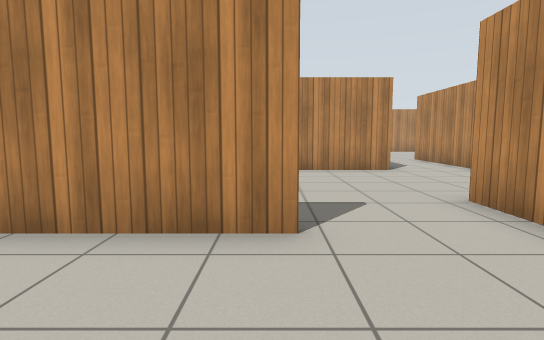
[1] (above)

22 first-person views from a walk through a Gazebo world. The camera is 0.94 m above the floor, tilts 6° down and sees 80° across. The floor is counted in squares, 1 m on a side. Each view is taken from the middle of a square. On the plan, view 1 faces up. The plan holds only what a view shows up to about 12 squares ahead; the rest is blank. Simple patterns stand in for the simulator's built-in surfaces.

[2]
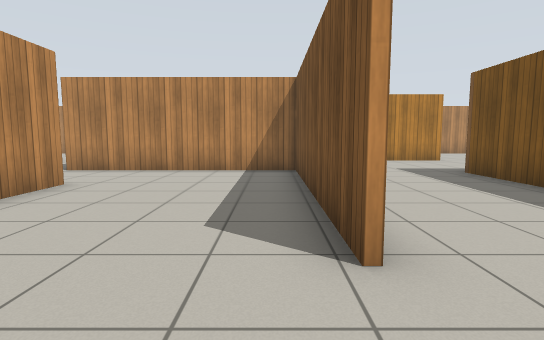

[3]
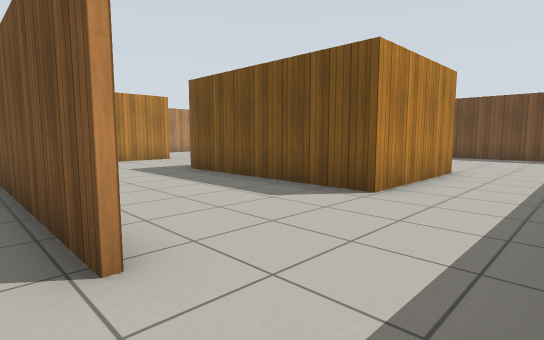

[4]
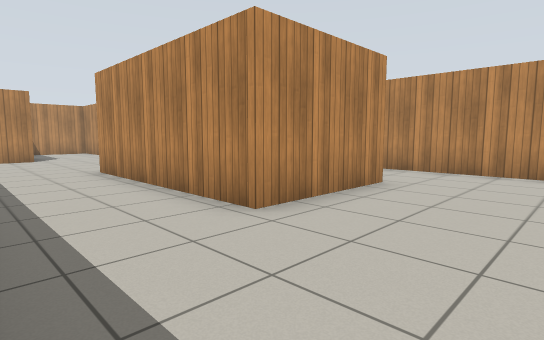

[5]
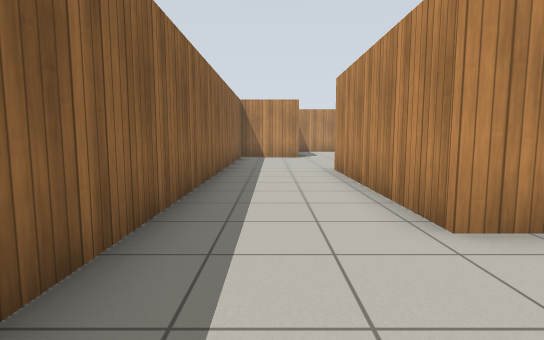

[6]
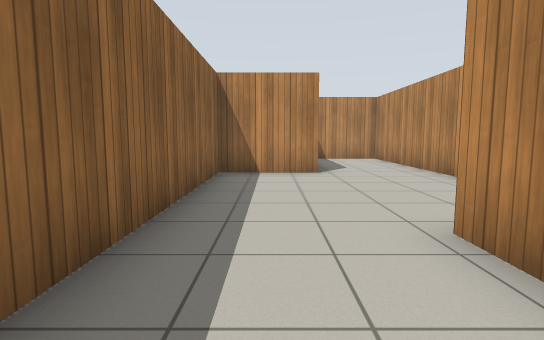

[7]
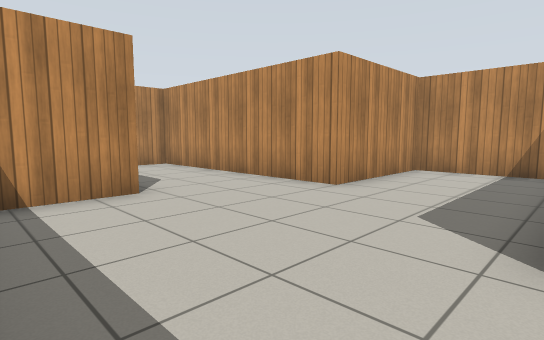

[8]
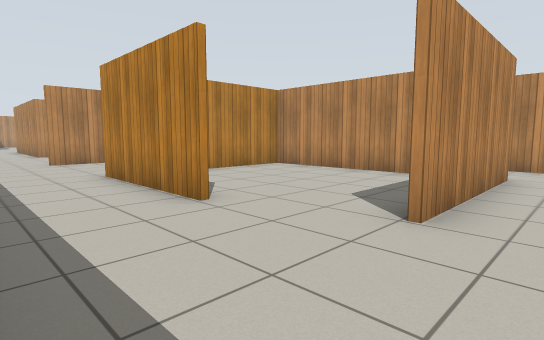

[9]
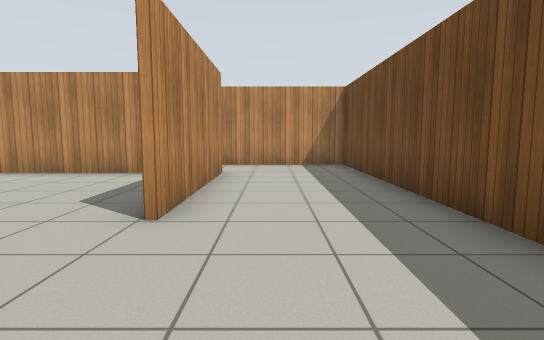

[10]
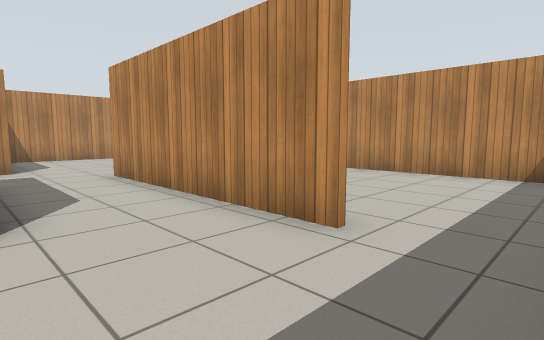

[11]
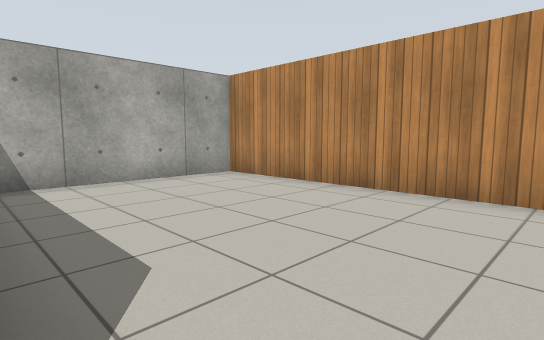

[12]
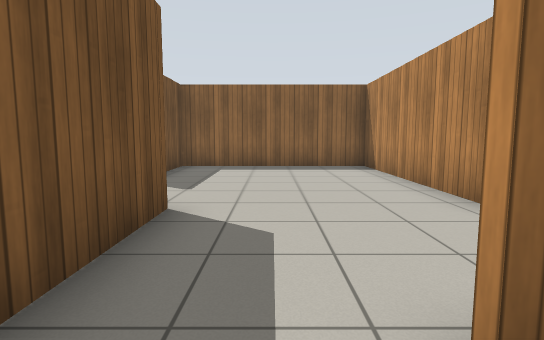

[13]
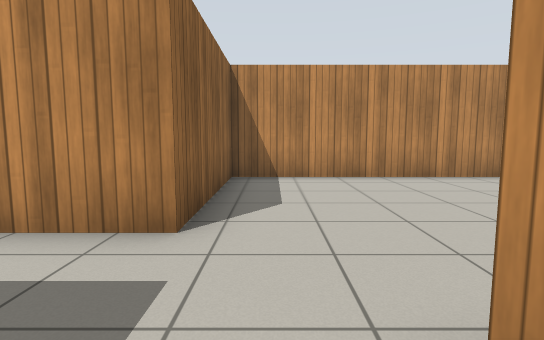

[14]
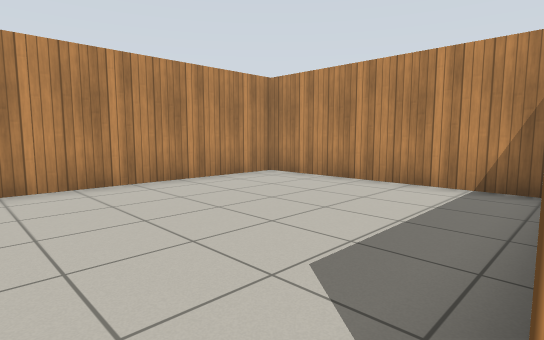

[15]
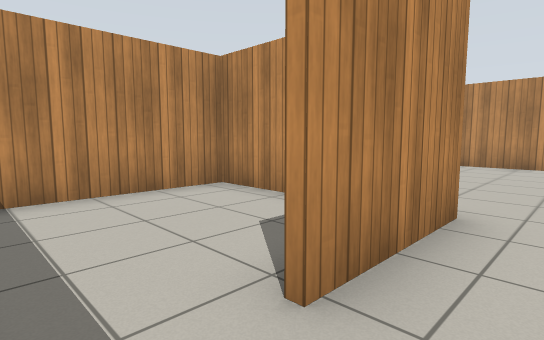

[16]
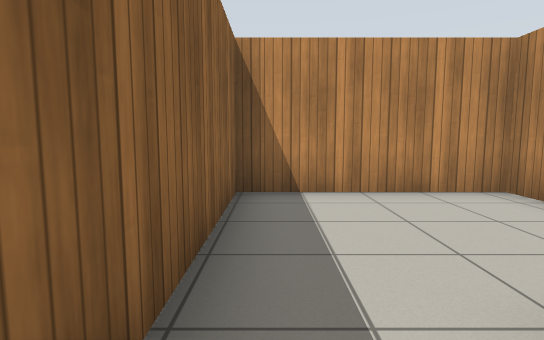

[17]
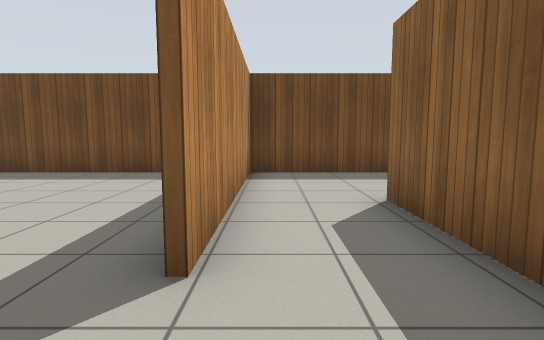

[18]
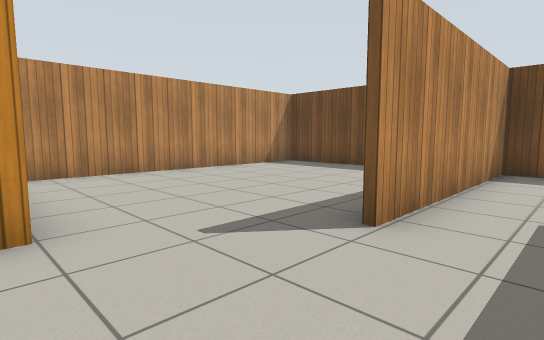

[19]
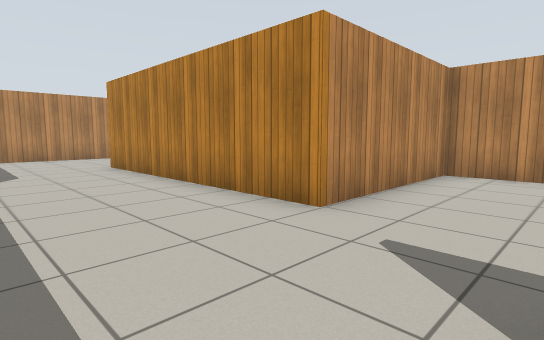

[20]
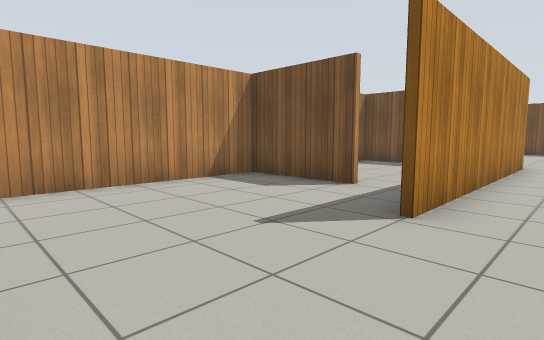

[21]
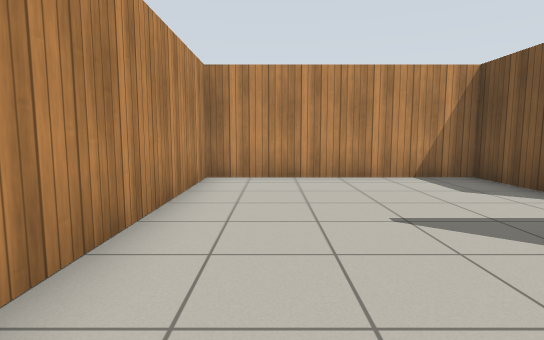

[22]
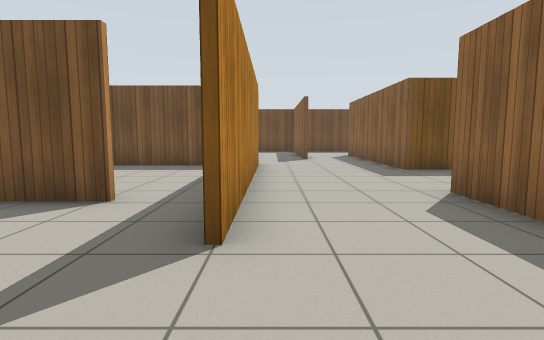

### Floor plan
Key: @ floor where view 1 was taken; # wall or solid block; . floor.
Columns run from 7 left of view 1 to 12 right of it. Each row starts with its distance up from view 1.
 20      ###############
 19      .#....#.......#
 18     ..#....#.......#
 17     ..#....#.......#
 16     ..#....#.......#
 15 ####..#..###.......#
 14 #.....#. ..........#
 13 #.....#####..#######
 12 #.........#..#.....#
 11 #.........#..#.....#
 10 #.........#..#.....#
  9 #...#######..#.....#
  8 #...#........#.....#
  7 #...#........#.....#
  6 #...#..............#
  5 #...#......#########
  4 #...#.....##.......#
  3 #...####..#........#
  2 #.........#........#
  1  .........#........#
  0  ......@..#...#....#
 -1  .........#...#....#
 -2   ..#######...#.####
 -3  .............#..
 -4  .............#...
 -5  .............#...
 -6  ...######....#....
 -7  ...#....#....######
 -8  ...#....#.........#
 -9  ...#....#.........#
-10  ........#.........#
-11  ........#..#......#
-12  ........#..#......#
-13   ...#####..#......#
-14  ...........#......#
-15   ..........#......#
-16    .........# .....#
-17   ########### ######

Positions as (right, up) in squares from view 1, and headings:
1: (0, 0), facing up
2: (-6, -1), facing right
3: (-6, -1), facing down-right
4: (-6, 0), facing up-right
5: (-5, 0), facing up
6: (-5, 6), facing up
7: (-6, 9), facing up-right
8: (-6, -14), facing up-right
9: (-6, -14), facing right
10: (3, 5), facing up-right
11: (6, 6), facing up-right
12: (7, 6), facing left
13: (5, 12), facing up
14: (5, 13), facing up-right
15: (0, 14), facing up-right
16: (0, 14), facing up
17: (4, -8), facing down
18: (3, -7), facing down-right
19: (3, -10), facing up-right
20: (5, 4), facing down-right
21: (4, 3), facing right
22: (6, 3), facing down
